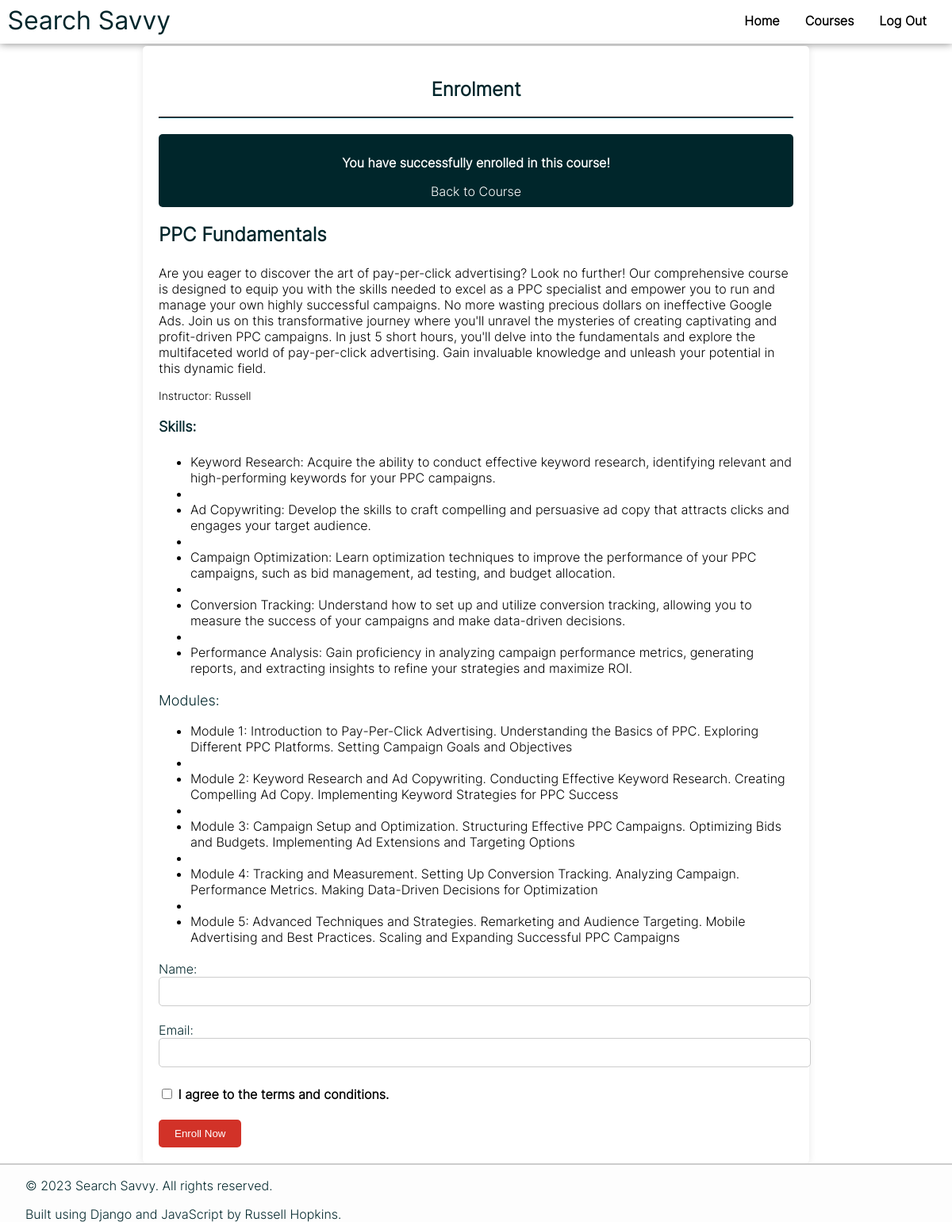
/enrol/1 (signed in), run on an earlier commit of the app's database.
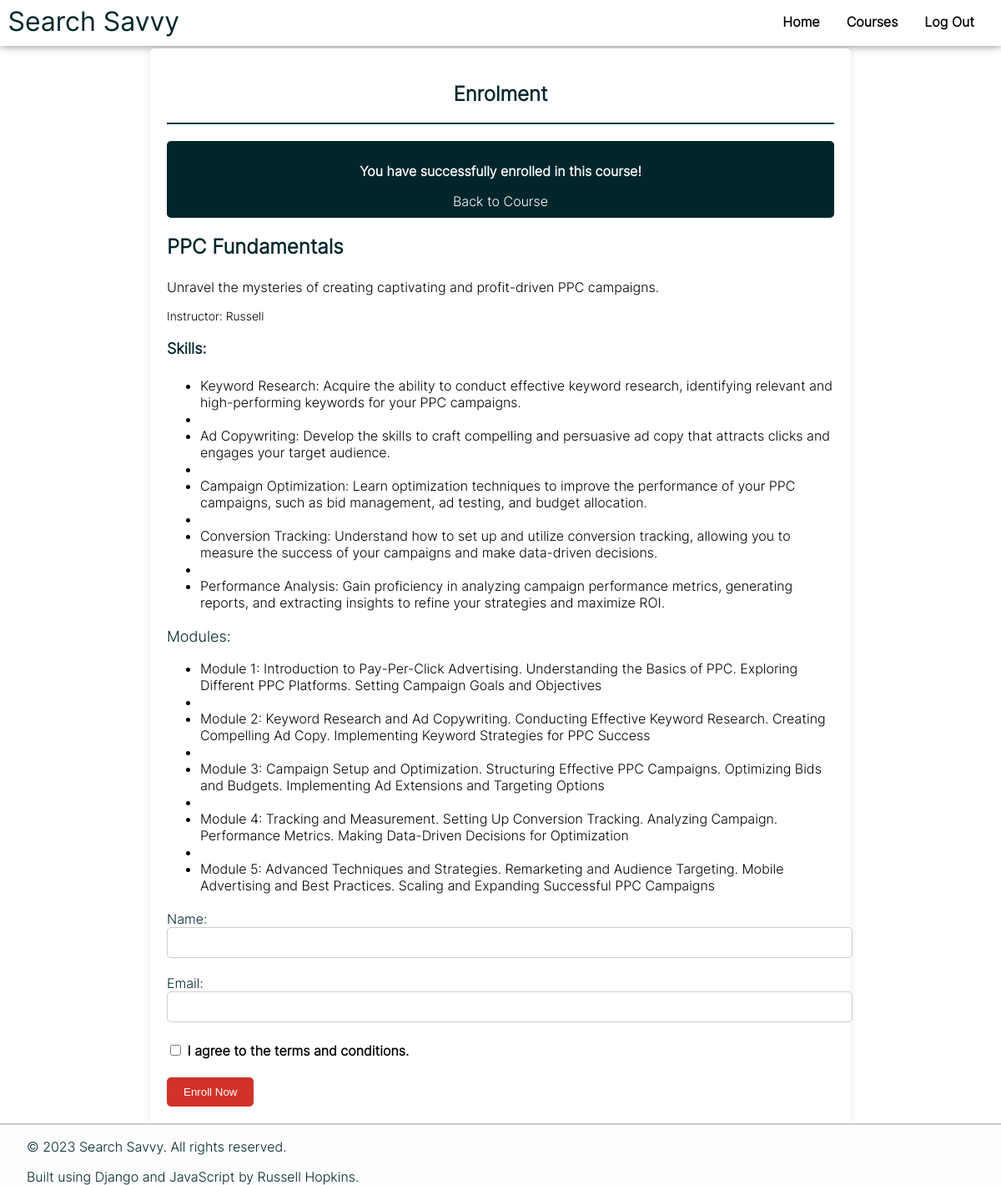
And on a later commit of the database.
### core/models.py (models this page shows, shortened)
class Course(models.Model):
    title = models.CharField(max_length=100)
    description = models.TextField()
    instructor = models.ForeignKey(User, on_delete=models.CASCADE)
    skills = models.TextField()
    modules = models.TextField()

class User(AbstractUser):
    bio = models.TextField(blank=True)
    avatar = models.URLField()
    def __str__(self):
        return self.username

### core/views.py (the view, shortened to what this page needs)
# urls.py: path("enrol/<int:course_id>", views.enrol, name="enrol"),
def enrol(request, course_id):
    user_course = Course.objects.get(pk=course_id)
    user = request.user
    try:
        enrollment = Enrollment.objects.get(user=user, course=user_course)
        complete_status = enrollment.completed
    except ObjectDoesNotExist:
        enrollment = None
        complete_status = False
    return render(request, "core/enrol.html", {
        "course": user_course,
        "user": user,
        "completed": complete_status
    })

### core/templates/core/enrol.html (shortened to what this page needs)
{% extends "core/layout.html" %} {% block body %}
<div class="enrol-container">
  <div class="enrol-row">
    <div class="enrol-col">
      <h2 class="enrol-title">Enrolment</h2>
      <hr class="enrol-hr" />
      {% if completed %}
      <div class="enrol-success-alert mt-4" role="alert">
        <p class="enrol-success-message">
          You have successfully enrolled in this course!
        </p>
        <a
          href="{% url 'course' course_id=course.id %}"
          class="enrol-back-to-course"
          >Back to Course</a
        >
      </div>
      {% endif %}
      <h3 class="enrol-course-title">{{ course.title }}</h3>
      <p class="enrol-course-description text-break">
        {{ course.description }}
      </p>
      <p class="enrol-instructor mb-2">Instructor: {{ course.instructor }}</p>
      <h4 class="enrol-skills-title">Skills:</h4>
      <ul class="enrol-skills-list list-group">
        {% for skill in course.skills.splitlines %}
        <li class="enrol-skill list-group-item">{{ skill }}</li>
        {% endfor %}
      </ul>
      <p class="enrol-modules-title mb-2">Modules:</p>
      <ul class="enrol-modules-list list-group">
        {% for module in course.modules.splitlines %}
        <li class="enrol-module list-group-item">{{ module }}</li>
        {% endfor %}
      </ul>
      <form method="POST" action="{% url 'enrol' course_id=course.id %}">
        <div class="enrol-form-group">
          <label for="name" class="enrol-label">Name:</label>
          <input
            type="text"
            class="enrol-input form-control"
            id="name"
            name="name"
            required
          />
        </div>
        <div class="enrol-form-group">
          <label for="email" class="enrol-label">Email:</label>
          <input
            type="email"
            class="enrol-input form-control"
            id="email"
            name="email"
            required
          />
        </div>
        <div class="enrol-form-check">
          <input
            type="checkbox"
            class="enrol-checkbox form-check-input"
            id="terms"
            name="terms"
            required
          />
          <label class="enrol-checkbox-label form-check-label" for="terms"
            >I agree to the terms and conditions.</label
          >
        </div>
        <button type="submit" class="enrol-submit-btn btn btn-primary">
          Enroll Now
        </button>
      </form>
    </div>
  </div>
</div>
{% endblock %}

What changed in the data, as far as the page shows it:
changed Course "PPC Fundamentals": description "Are you eager to discover the art of pay-per-click advertising? Look no further! Our comprehensive course is designed to equip you with the skills needed to excel as a PPC specialist and empower you to run and manage your own highly successful campaigns. No more wasting precious dollars on ineffective Google Ads. Join us on this transformative journey where you'll unravel the mysteries of creating captivating and profit-driven PPC campaigns. In just 5 short hours, you'll delve into the fundamentals and explore the multifaceted world of pay-per-click advertising. Gain invaluable knowledge and unleash your potential in this dynamic field." → "Unravel the mysteries of creating captivating and profit-driven PPC campaigns."
